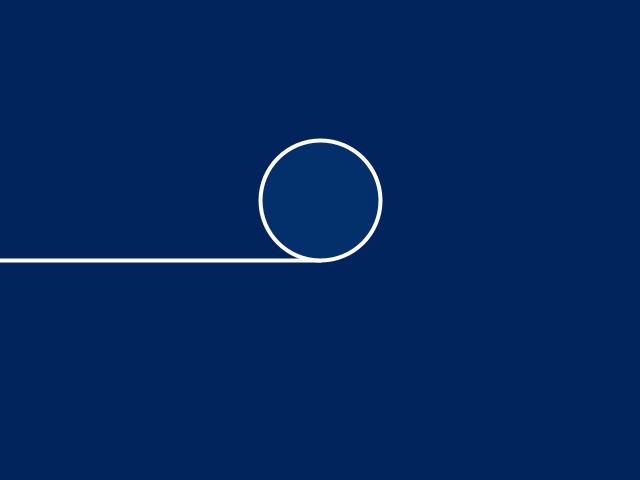
Frame 1 (no input)
Frame 2 (the mouse pressed at the canvas centre, redrawn once): identical to frame 1, image omitted

The Processing sketch that drew this single still picture (run headless with seeded random() and noise(); the mouse was pressed at the canvas centre and the sketch redrawn once):

// Processing sketch: p35_1
// ── p35_1.pde
void setup() {
  size(640, 480);
  noLoop();
}

void draw() {
  background(2,36,92);
  stroke(255);
  strokeWeight(4);
  line(-10,260,320,260);
  fill(3,48,107);
  ellipseMode(CENTER);
  ellipse(320,200,120,120);
}
